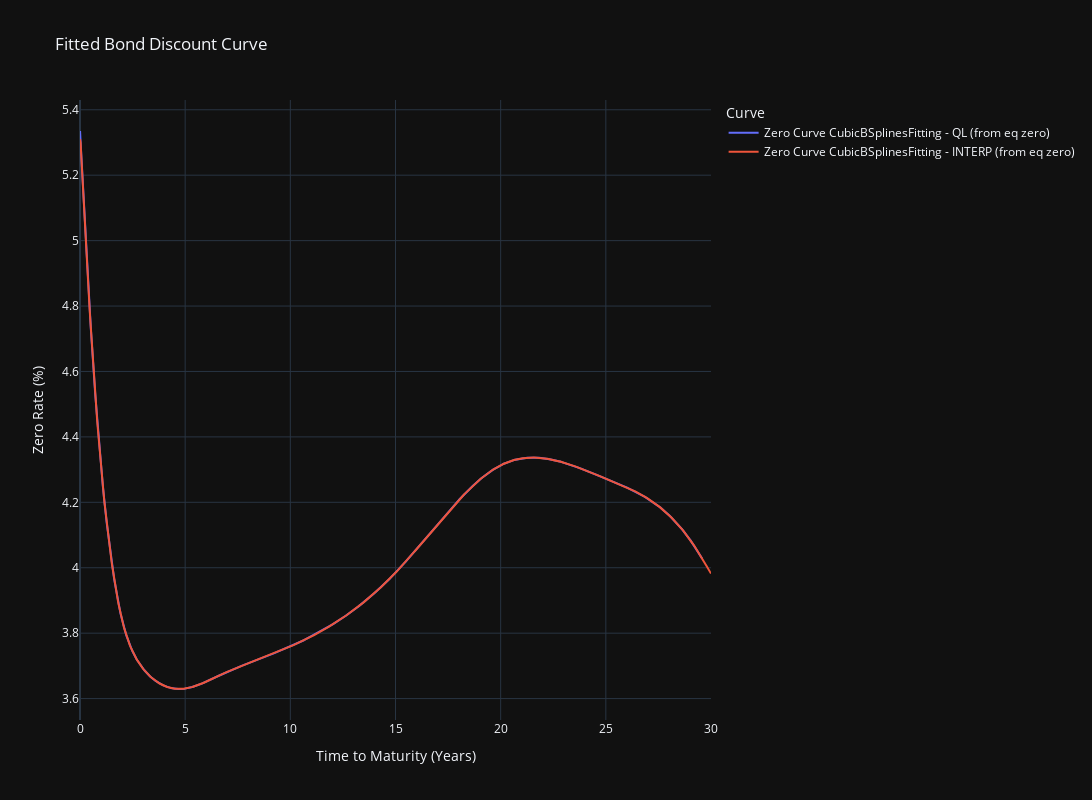

Here is the notebook cell this chart was saved with:
### Code cell
method = "CubicBSplinesFitting"
curve = fittedBondCurveMethods.get(method)
curve.enableExtrapolation()

dates = [
    bondSettlementDate + ql.Period(i, ql.Days) for i in range(0, 12 * 30 * 30, 1)
]

ttm = [(ql.Date.to_date(d) - ql.Date.to_date(bondSettlementDate)).days / 365 for d in dates]
eq_zero_rates = []
for d in dates:
    yrs = (ql.Date.to_date(d) - ql.Date.to_date(bondSettlementDate)).days / 365.0
    zero_rate = curve.zeroRate(yrs, ql.Continuous, True)
    eq_rate = zero_rate.equivalentRate(
        dc, ql.Continuous, ql.NoFrequency, bondSettlementDate, d
    ).rate()
    eq_zero_rates.append(eq_rate * 100)
eq_zero_rates[0] = 5.31

li_eq_zero_rates_func = scipy.interpolate.interp1d(
    ttm,
    eq_zero_rates,
    axis=0,
    kind="linear",
    fill_value='extrapolate'
)

fig = go.Figure()


fig.add_trace(go.Scatter(
    x=ttm,
    y=eq_zero_rates,
    mode='lines',
    name=f'Zero Curve {method} - QL (from eq zero)'
))

t2 = np.linspace(0, 30, 1000)
fig.add_trace(go.Scatter(
    x=t2,
    y=li_eq_zero_rates_func(t2),
    mode='lines',
    name=f'Zero Curve {method} - INTERP (from eq zero)'
))

# fig.add_trace(go.Scatter(
#     x=t2,
#     y=fitted_zero_curve_func_nss(t2),
#     mode='lines',
#     name=f'Zero Curve {method} - calc'
# ))

fig.update_layout(
    title="Fitted Bond Discount Curve",
    xaxis_title="Time to Maturity (Years)",
    yaxis_title="Zero Rate (%)",
    legend_title="Curve",
    width=1600,
    height=800,
    template="plotly_dark",
)

fig.update_xaxes(
    showgrid=True,
    showspikes=True,
    spikecolor="white",
    spikesnap="cursor",
    spikemode="across",
)
fig.update_yaxes(showgrid=True, showspikes=True, spikecolor="white", spikethickness=1)

fig.show()

### Figure 1 — Plotly figure (JSON) as saved in the notebook; plotly's stock layout.template omitted (floating-point values rounded to 4 significant figures; data arrays with more than 128 entries replaced by an {"elided": "..."} marker saying what was removed)
{"data": [{"mode": "lines", "name": "Zero Curve CubicBSplinesFitting - QL (from eq zero)", "type": "scatter", "x": {"elided": "10800 float values"}, "y": {"elided": "10800 float values"}}, {"mode": "lines", "name": "Zero Curve CubicBSplinesFitting - INTERP (from eq zero)", "type": "scatter", "x": {"elided": "1000 float values"}, "y": {"elided": "1000 float values"}}], "layout": {"height": 800, "legend": {"title": {"text": "Curve"}}, "title": {"text": "Fitted Bond Discount Curve"}, "width": 1600, "xaxis": {"showgrid": true, "showspikes": true, "spikecolor": "white", "spikemode": "across", "spikesnap": "cursor", "title": {"text": "Time to Maturity (Years)"}}, "yaxis": {"showgrid": true, "showspikes": true, "spikecolor": "white", "spikethickness": 1, "title": {"text": "Zero Rate (%)"}}}}
